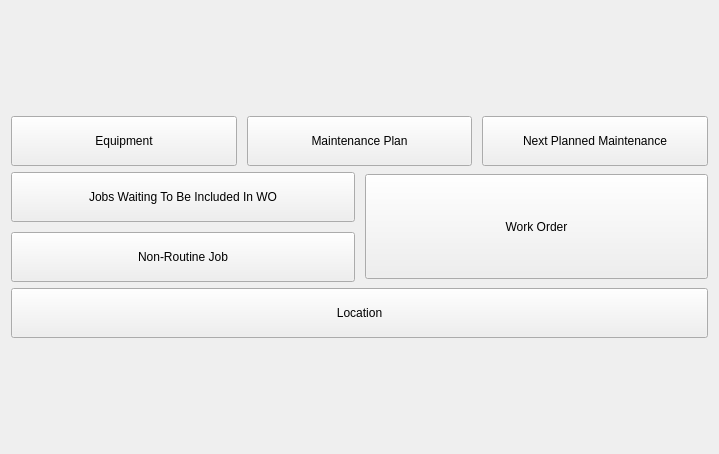
<?xml version="1.0" encoding="UTF-8"?>
<ui version="4.0">
 <class>HomeTabFrame</class>
 <widget class="QFrame" name="HomeTabFrame">
  <property name="geometry">
   <rect>
    <x>0</x>
    <y>0</y>
    <width>719</width>
    <height>454</height>
   </rect>
  </property>
  <property name="windowTitle">
   <string>Frame</string>
  </property>
  <layout class="QVBoxLayout" name="verticalLayout_2">
   <item>
    <spacer name="verticalSpacer_3">
     <property name="orientation">
      <enum>Qt::Vertical</enum>
     </property>
     <property name="sizeHint" stdset="0">
      <size>
       <width>20</width>
       <height>97</height>
      </size>
     </property>
    </spacer>
   </item>
   <item>
    <layout class="QHBoxLayout" name="horizontalLayout_2">
     <property name="spacing">
      <number>10</number>
     </property>
     <item>
      <widget class="QPushButton" name="pushButton_equipment">
       <property name="minimumSize">
        <size>
         <width>0</width>
         <height>50</height>
        </size>
       </property>
       <property name="text">
        <string>Equipment</string>
       </property>
      </widget>
     </item>
     <item>
      <widget class="QPushButton" name="pushButton_maintenance_plan">
       <property name="minimumSize">
        <size>
         <width>0</width>
         <height>50</height>
        </size>
       </property>
       <property name="text">
        <string>Maintenance Plan</string>
       </property>
      </widget>
     </item>
     <item>
      <widget class="QPushButton" name="pushButton_next_planned_maintenance">
       <property name="minimumSize">
        <size>
         <width>0</width>
         <height>50</height>
        </size>
       </property>
       <property name="text">
        <string>Next Planned Maintenance</string>
       </property>
      </widget>
     </item>
    </layout>
   </item>
   <item>
    <layout class="QHBoxLayout" name="horizontalLayout">
     <property name="spacing">
      <number>10</number>
     </property>
     <item>
      <layout class="QVBoxLayout" name="verticalLayout">
       <item>
        <widget class="QPushButton" name="pushButton_jobs_waiting_wo">
         <property name="minimumSize">
          <size>
           <width>0</width>
           <height>50</height>
          </size>
         </property>
         <property name="text">
          <string>Jobs Waiting To Be Included In WO</string>
         </property>
        </widget>
       </item>
       <item>
        <widget class="QPushButton" name="pushButton_non_routine_job">
         <property name="minimumSize">
          <size>
           <width>0</width>
           <height>50</height>
          </size>
         </property>
         <property name="text">
          <string>Non-Routine Job</string>
         </property>
        </widget>
       </item>
      </layout>
     </item>
     <item>
      <widget class="QPushButton" name="pushButton_work_order">
       <property name="minimumSize">
        <size>
         <width>0</width>
         <height>105</height>
        </size>
       </property>
       <property name="sizeIncrement">
        <size>
         <width>0</width>
         <height>0</height>
        </size>
       </property>
       <property name="text">
        <string>Work Order</string>
       </property>
      </widget>
     </item>
    </layout>
   </item>
   <item>
    <widget class="QPushButton" name="pushButton_location">
     <property name="minimumSize">
      <size>
       <width>0</width>
       <height>50</height>
      </size>
     </property>
     <property name="text">
      <string>Location</string>
     </property>
    </widget>
   </item>
   <item>
    <spacer name="verticalSpacer_2">
     <property name="orientation">
      <enum>Qt::Vertical</enum>
     </property>
     <property name="sizeHint" stdset="0">
      <size>
       <width>20</width>
       <height>97</height>
      </size>
     </property>
    </spacer>
   </item>
  </layout>
 </widget>
 <resources/>
 <connections/>
</ui>
